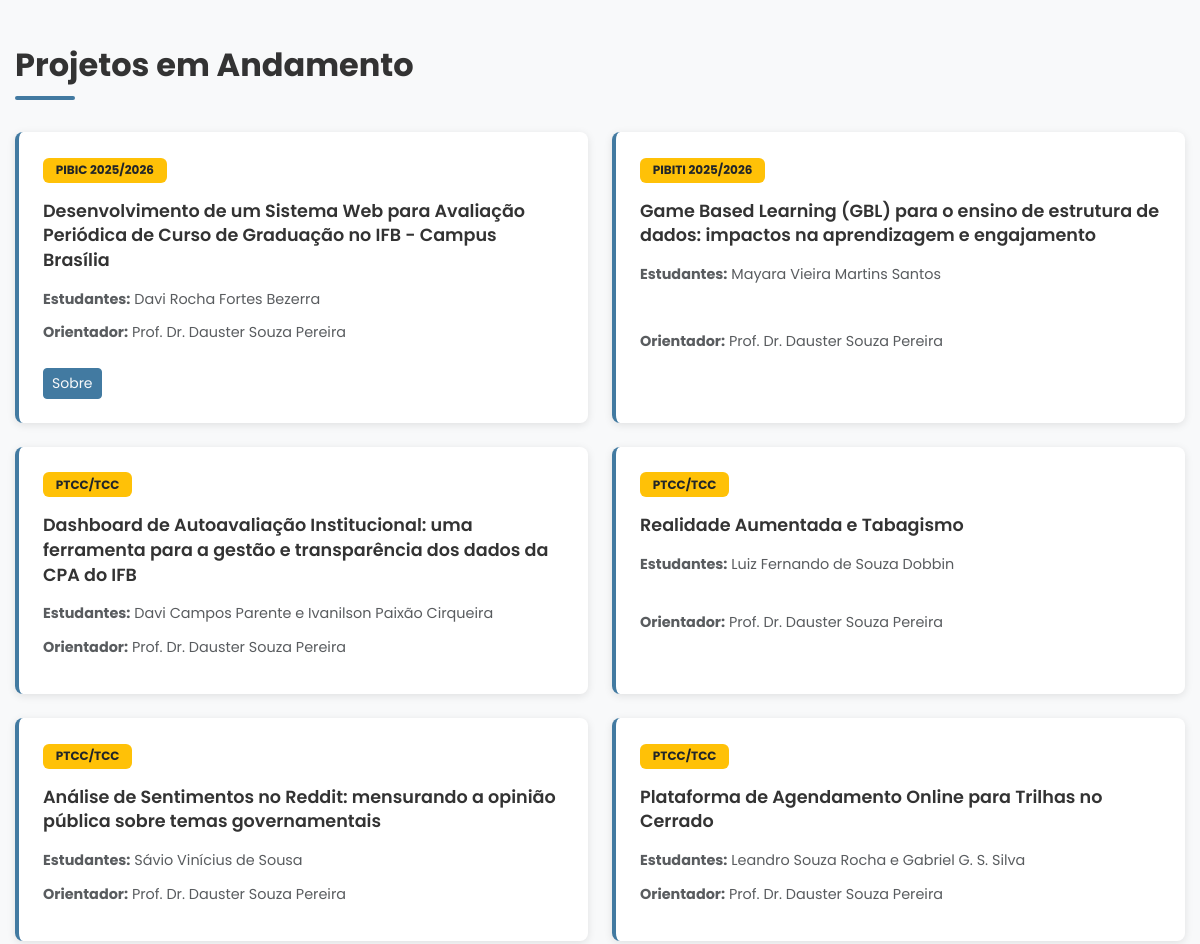
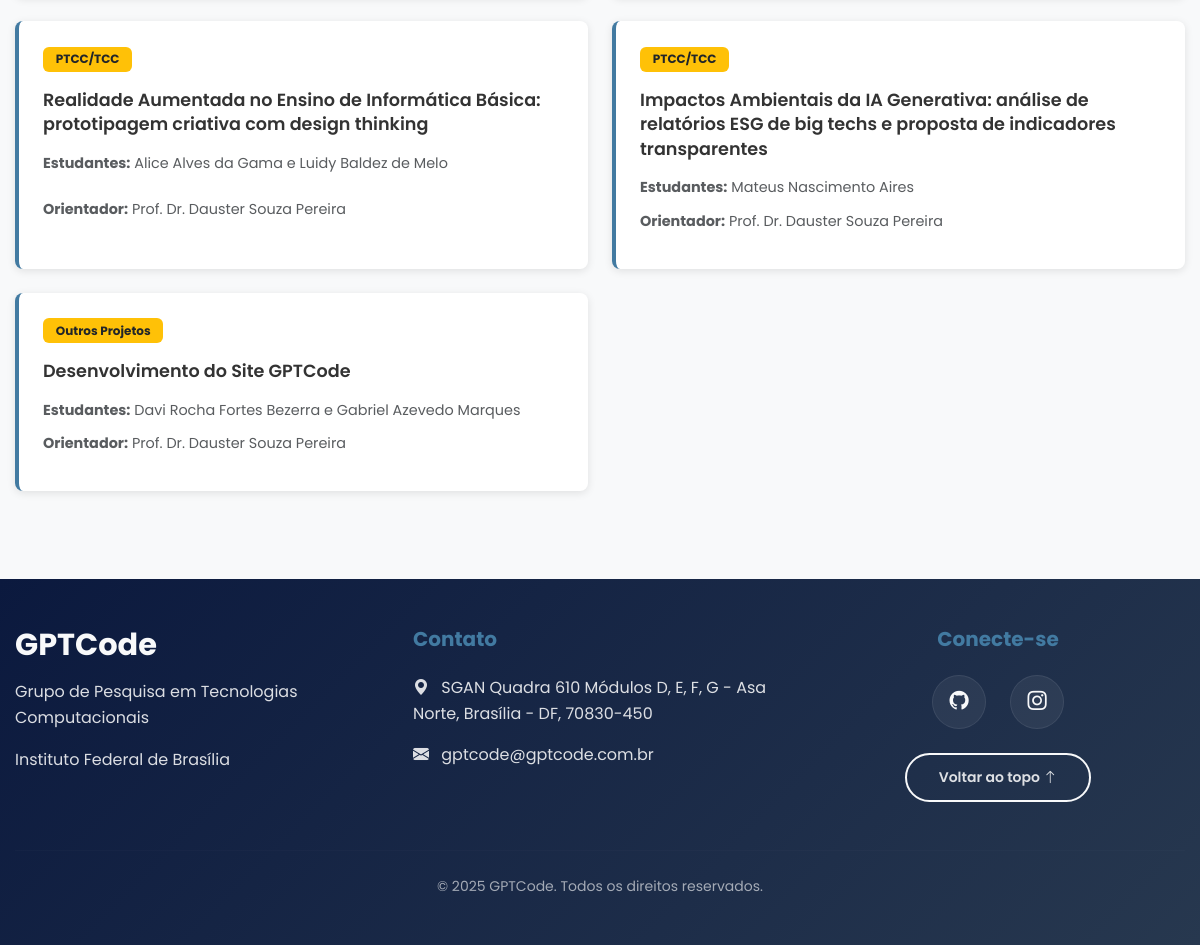
/projetos (lower part), run on an earlier commit of the app's database (2 pictures, top to bottom).
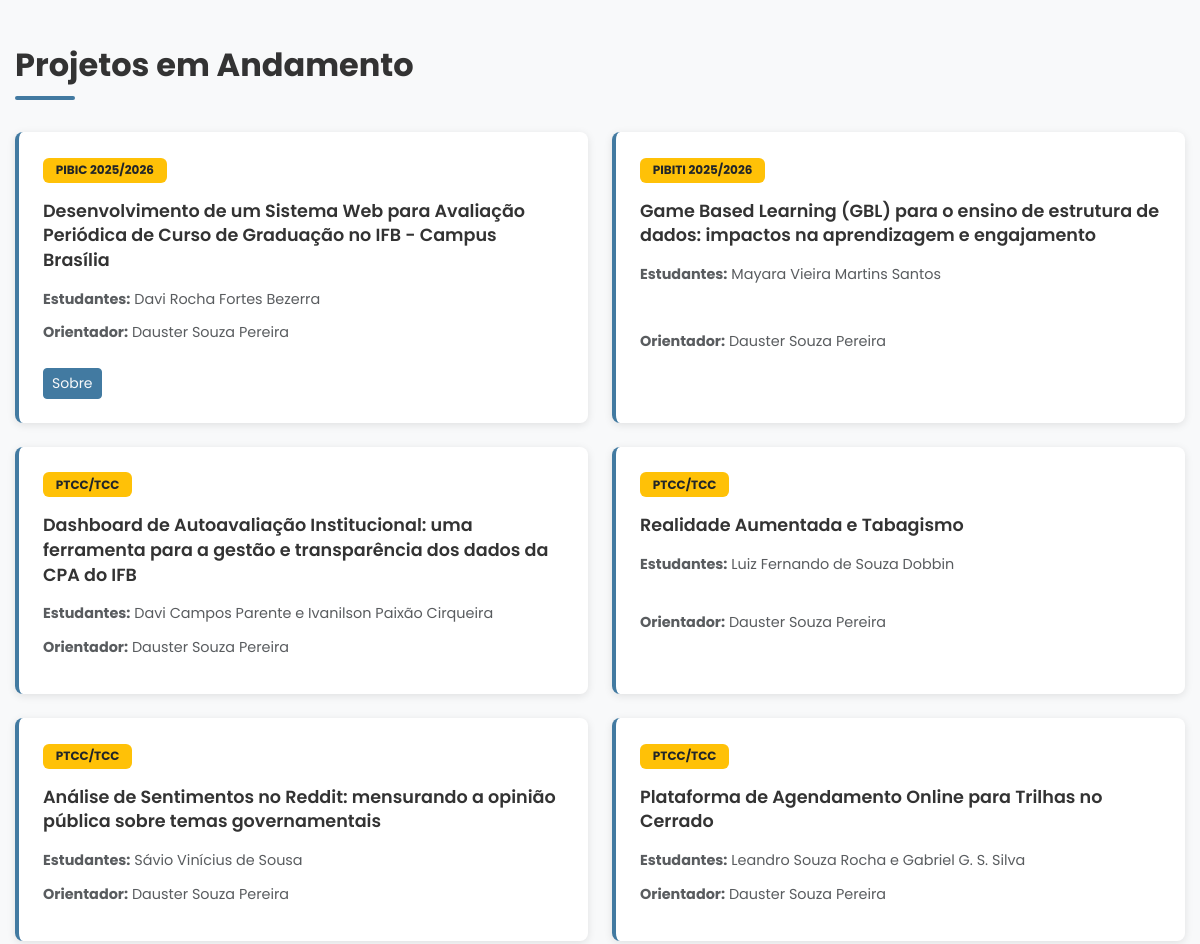
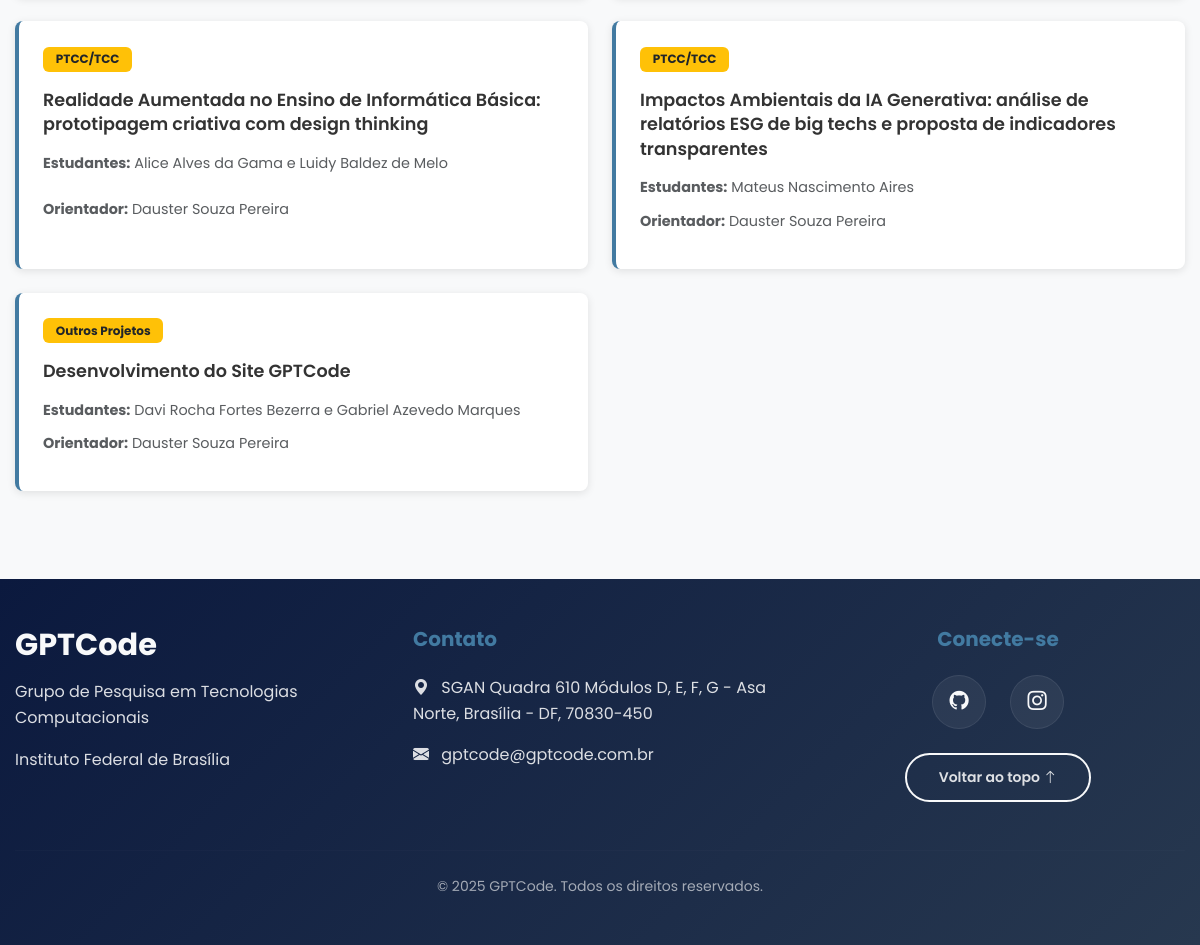
And on a later commit of the database (2 pictures, top to bottom).
### tables this page shows
CREATE TABLE configuracao (
    chave           TEXT    PRIMARY KEY
                            CHECK (chave GLOB '[a-z]*' AND chave NOT GLOB '*[^a-z0-9_]*'),
    valor           TEXT    NOT NULL DEFAULT '',
    atualizado_em   TEXT    NOT NULL DEFAULT (datetime('now')),
    atualizado_por  INTEGER REFERENCES usuario(id) ON DELETE SET NULL
);

CREATE TABLE projeto (
    id              INTEGER PRIMARY KEY AUTOINCREMENT,
    titulo          TEXT    NOT NULL UNIQUE COLLATE NOCASE
                            CHECK (length(trim(titulo)) >= 5),
    modalidade      TEXT    NOT NULL
                            CHECK (modalidade IN ('PIBIC', 'PIBITI', 'TCC', 'EXTENSAO', 'OUTRO')),
    status          TEXT    NOT NULL DEFAULT 'em_andamento'
                            CHECK (status IN ('em_andamento', 'concluido', 'suspenso')),
    ano_inicio      INTEGER CHECK (ano_inicio IS NULL OR ano_inicio BETWEEN 2000 AND 2100),
    ano_fim         INTEGER CHECK (ano_fim IS NULL OR ano_fim BETWEEN 2000 AND 2100),
    descricao       TEXT,
    orientador_id   INTEGER REFERENCES membro(id) ON DELETE RESTRICT,
    ordem_exibicao  INTEGER NOT NULL DEFAULT 0 CHECK (ordem_exibicao >= 0),
    criado_em       TEXT    NOT NULL DEFAULT (datetime('now')),
    atualizado_em   TEXT    NOT NULL DEFAULT (datetime('now')),
    criado_por      INTEGER REFERENCES usuario(id) ON DELETE SET NULL,
    atualizado_por  INTEGER REFERENCES usuario(id) ON DELETE SET NULL,
    -- regra de negocio: o fim nao pode anteceder o inicio
    CHECK (ano_fim IS NULL OR (ano_inicio IS NOT NULL AND ano_fim >= ano_inicio)),
    -- regra de negocio: projeto concluido precisa do ano de encerramento
    CHECK (status <> 'concluido' OR ano_fim IS NOT NULL)
);

CREATE TABLE membro (
    id              INTEGER PRIMARY KEY AUTOINCREMENT,
    categoria_id    INTEGER NOT NULL
                            REFERENCES categoria_membro(id) ON DELETE RESTRICT,
    nome            TEXT    NOT NULL CHECK (length(trim(nome)) >= 3),
    funcao          TEXT,
    email           TEXT    UNIQUE COLLATE NOCASE
                            CHECK (email IS NULL OR email LIKE '_%@_%._%'),
    github_url      TEXT    CHECK (github_url IS NULL OR github_url LIKE 'https://github.com/_%'),
    lattes_url      TEXT    CHECK (lattes_url IS NULL
                                   OR lattes_url LIKE 'http://%cnpq.br/_%'
                                   OR lattes_url LIKE 'https://%cnpq.br/_%'),
    descricao       TEXT,
    foto            TEXT,
    ativo           INTEGER NOT NULL DEFAULT 1 CHECK (ativo IN (0, 1)),
    ordem_exibicao  INTEGER NOT NULL DEFAULT 0 CHECK (ordem_exibicao >= 0),
    criado_em       TEXT    NOT NULL DEFAULT (datetime('now')),
    atualizado_em   TEXT    NOT NULL DEFAULT (datetime('now')),
    atualizado_por  INTEGER REFERENCES usuario(id) ON DELETE SET NULL
);

### backend/app.py (the view)
@app.route("/projetos")
def projetos():
    db = get_db()
    return render_template("projetos.html", cfg=repo.obter_configuracoes(db), projetos=repo.listar_projetos(db))

### backend/app.py (called while the page is built, shortened)
@app.after_request
def cabecalhos_de_seguranca(resposta):
    resposta.headers.setdefault("X-Content-Type-Options", "nosniff")
    resposta.headers.setdefault("X-Frame-Options", "DENY")
    resposta.headers.setdefault("Content-Security-Policy", "frame-ancestors 'none'; object-src 'none'; base-uri 'self'")
    resposta.headers.setdefault("Referrer-Policy", "strict-origin-when-cross-origin")
    if ATRAS_DE_PROXY:  # produção, sempre por HTTPS
        resposta.headers.setdefault("Strict-Transport-Security", "max-age=31536000")
    return resposta

@app.template_filter("lista_nomes")
def lista_nomes(nomes) -> str:
    nomes = [n for n in nomes if n]
    if len(nomes) <= 1:
        return "".join(nomes)
    return f"{', '.join(nomes[:-1])} e {nomes[-1]}"

@app.context_processor
def contexto_templates():
    contexto = {
        "admin_logged_in": bool(getattr(g, "usuario", None)),
        "rotulos": {
            "modalidades": v.MODALIDADE_ROTULO,
            "status_projeto": v.STATUS_PROJETO_ROTULO,
            "tipos_publicacao": v.TIPO_PUBLICACAO_ROTULO,
            "tipos_contato": v.TIPO_CONTATO_ROTULO,
            "papeis": v.PAPEIS_PARTICIPANTE,
        },
    }
    return contexto

### backend/auth.py (called while the page is built, shortened)
def carregar_usuario() -> None:
    g.usuario = None
    g.erro_login = None
    g.via_token = False
    if not request.path.startswith(("/admin", "/api")):
        return

### backend/contexto.py (called while the page is built)
def get_db() -> sqlite3.Connection:
    if "db" not in g:
        g.db = connect()
    return g.db

def fechar_db(_erro=None) -> None:
    conexao = g.pop("db", None)
    if conexao is not None:
        conexao.close()

### backend/database.py (called while the page is built)
def db_path() -> Path:
    configurado = os.getenv("GPTCODE_DB_PATH", "").strip()
    return Path(configurado) if configurado else DATA_DIR / "gptcode.db"

def connect(caminho: Path | str | None = None) -> sqlite3.Connection:
    caminho = Path(caminho or db_path())
    caminho.parent.mkdir(parents=True, exist_ok=True)
    conn = sqlite3.connect(str(caminho), timeout=10)
    conn.row_factory = sqlite3.Row
    conn.execute("PRAGMA foreign_keys = ON")
    return conn

### backend/repositorio.py (called while the page is built)
def _periodo(inicio: int | None, fim: int | None) -> str | None:
    if inicio is None:
        return None
    if fim is None or fim == inicio:
        return str(inicio)
    return f"{inicio}/{fim}"

### frontend/templates/projetos.html (shortened to what this page needs)
{% extends 'base.html' %}
{% block extra_head %}
<link rel="stylesheet" href="{{ url_for('static', filename='css/projetos.css') }}" />
{% endblock %}
{% block content %}
<main class="py-5">
  <div class="container">
    <section class="mb-5">
      <h2 class="section-title fade-in-down stagger-1">
        {{ cfg.projects_section_title }}
      </h2>
      <div class="projects-grid">
        {% for projeto in projetos %}
        <div class="project-card fade-in-up">
          <div class="card-header">
            <span class="badge bg-warning text-dark">{{ projeto.rotulo }}</span>
          </div>
          <h5 class="card-title">{{ projeto.titulo }}</h5>
          {% if projeto.participantes %}
          <p class="card-text text-muted small">
            <strong>Estudantes:</strong> {{ projeto.participantes | map(attribute='nome') | lista_nomes }}
          </p>
          {% endif %}
          {% if projeto.orientador %}
          <p class="card-text text-muted small">
            <strong>Orientador:</strong> {{ projeto.orientador.nome }}
          </p>
          {% endif %}
          {% if projeto.descricao %}
          <div class="project-card-actions">
            <button type="button" class="btn btn-sm btn-warning" data-bs-toggle="modal" data-bs-target="#modal-projeto-{{ projeto.id }}">
              Sobre
            </button>
          </div>
          {% endif %}
        </div>
        {% endfor %}
      </div>
    </section>
  </div>
</main>
{% endblock %}

### frontend/templates/base.html (shortened to what this page needs)
<!DOCTYPE html>
<html lang="pt-BR">
  <head>
    <link
      href="https://cdn.jsdelivr.net/npm/bootstrap@5.3.3/dist/css/bootstrap.min.css"
      rel="stylesheet"
    />
    <link
      rel="stylesheet"
      href="https://cdn.jsdelivr.net/npm/bootstrap-icons@1.11.3/font/bootstrap-icons.min.css"
    />
    <link rel="stylesheet" href="{{ url_for('static', filename='css/main.css') }}" />
    <link rel="stylesheet" href="{{ url_for('static', filename='css/animacoes.css') }}" />
    {% block extra_head %}{% endblock %}
  </head>
  <body>
    {% block content %}{% endblock %}
    <footer id="contato" class="py-5 bg-dark-blue text-white">
      <div class="container">
        <div class="row">
          <div class="col-lg-4 mb-4">
            <h3 class="footer-brand">GPTCode</h3>
            <p>Grupo de Pesquisa em Tecnologias Computacionais</p>
            <p>Instituto Federal de Brasília</p>
          </div>
          <div class="col-lg-4 mb-4">
            <h5>Contato</h5>
            <p>
              <i class="bi bi-geo-alt-fill me-2"></i> SGAN Quadra 610 Módulos D,
              E, F, G - Asa Norte, Brasília - DF, 70830-450
            </p>
            <p>
              <i class="bi bi-envelope-fill me-2"></i>
              <a href="mailto:gptcode@gptcode.com.br">gptcode@gptcode.com.br</a>
            </p>
          </div>
          <div class="col-lg-4 mb-4 text-center">
            <h5>Conecte-se</h5>
            <div class="social-links">
              <a href="https://github.com/GPTCodeIFB" class="social-link" target="_blank" rel="noopener noreferrer">
                <i class="bi bi-github"></i>
              </a>
              <a href="https://www.instagram.com/gptcodeifb/" class="social-link" target="_blank" rel="noopener noreferrer">
                <i class="bi bi-instagram"></i>
              </a>
            </div>
            <div class="mt-4">
              <a href="#" class="btn btn-sm btn-outline-light back-to-top">Voltar ao topo <i class="bi bi-arrow-up"></i></a>
            </div>
          </div>
        </div>
        <hr class="my-4" />
        <div class="text-center">
          <p class="small mb-0">
            &copy; 2025 GPTCode. Todos os direitos reservados.
          </p>
        </div>
      </div>
    </footer>
  </body>
</html>

### frontend/static/css/animacoes.css (style rules this page uses)
.member-card, .project-card, .publication-card { transition: transform 0.3s ease, box-shadow 0.3s ease; }
.btn { transition: all 0.3s ease; }
.social-link, .member-social a { transition: all 0.3s ease; }
.fade-in-up { animation: fadeInUp 0.6s ease-out forwards; }

### frontend/static/css/projetos.css (style rules this page uses)
.projects-grid { display: grid; grid-template-columns: repeat(2, 1fr); gap: 1.5rem; margin-bottom: 2rem; }
.project-card { background: #fff; border-radius: 8px; padding: 1.5rem; box-shadow: 0 2px 8px rgba(0, 0, 0, 0.1); transition: all 0.8s cubic-bezier(0.25, 0.46, 0.45, 0.94); border-left: 4px solid var(--medium-blue, #427aa1); display: flex; flex-direction: column; }
.project-card .card-header { margin-bottom: 1rem; }
.project-card .card-header .badge { font-size: 0.75rem; padding: 0.4rem 0.8rem; }
.project-card .card-title { font-size: 1.1rem; font-weight: 600; margin-bottom: 1rem; color: #333; line-height: 1.4; }
.project-card .card-text { margin-bottom: 0.75rem; flex-grow: 1; font-size: 0.9rem; line-height: 1.5; }
.project-card-actions { margin-top: auto; padding-top: 0.75rem; }
.section-title { font-size: 2rem; font-weight: 700; margin-bottom: 2rem; color: #333; position: relative; padding-bottom: 1rem; }
.section-title::after { content: ''; position: absolute; bottom: 0; left: 0; width: 60px; height: 4px; background: var(--medium-blue, #427aa1); border-radius: 2px; }
@media (min-width: 1024px) and (max-width: 1439px) { .projects-grid { grid-template-columns: repeat(2, 1fr); gap: 1.5rem; } }
@media (min-width: 1024px) and (max-width: 1439px) { .project-card { padding: 1.5rem; } }
@media (min-width: 1024px) and (max-width: 1439px) { .section-title { font-size: 2rem; } }

What changed in the data, as far as the page shows it:
changed through a linked row, projeto (number 1 of 9 on the later page): orientador.nome "Prof. Dr. Dauster Souza Pereira" → "Dauster Souza Pereira"
changed through a linked row, projeto (number 2 of 9 on the later page): orientador.nome "Prof. Dr. Dauster Souza Pereira" → "Dauster Souza Pereira"
changed through a linked row, projeto (number 3 of 9 on the later page): orientador.nome "Prof. Dr. Dauster Souza Pereira" → "Dauster Souza Pereira"
changed through a linked row, projeto "Realidade Aumentada e Tabagismo": orientador.nome "Prof. Dr. Dauster Souza Pereira" → "Dauster Souza Pereira"
changed through a linked row, projeto (number 5 of 9 on the later page): orientador.nome "Prof. Dr. Dauster Souza Pereira" → "Dauster Souza Pereira"
changed through a linked row, projeto "Plataforma de Agendamento Online para Trilhas no Cerrado": orientador.nome "Prof. Dr. Dauster Souza Pereira" → "Dauster Souza Pereira"
changed through a linked row, projeto (number 7 of 9 on the later page): orientador.nome "Prof. Dr. Dauster Souza Pereira" → "Dauster Souza Pereira"
changed through a linked row, projeto (number 8 of 9 on the later page): orientador.nome "Prof. Dr. Dauster Souza Pereira" → "Dauster Souza Pereira"
changed through a linked row, projeto "Desenvolvimento do Site GPTCode": orientador.nome "Prof. Dr. Dauster Souza Pereira" → "Dauster Souza Pereira"
